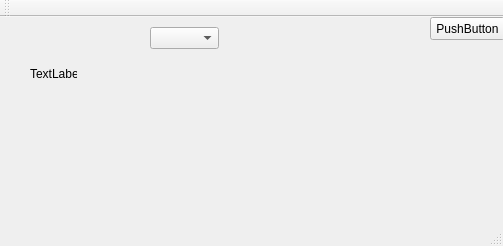
<?xml version="1.0" encoding="UTF-8"?>
<ui version="4.0">
 <class>MainWindow</class>
 <widget class="QMainWindow" name="MainWindow">
  <property name="geometry">
   <rect>
    <x>0</x>
    <y>0</y>
    <width>503</width>
    <height>246</height>
   </rect>
  </property>
  <property name="windowTitle">
   <string>MainWindow</string>
  </property>
  <widget class="QWidget" name="centralWidget">
   <widget class="QLabel" name="label">
    <property name="geometry">
     <rect>
      <x>30</x>
      <y>50</y>
      <width>47</width>
      <height>13</height>
     </rect>
    </property>
    <property name="text">
     <string>TextLabel</string>
    </property>
   </widget>
   <widget class="QPushButton" name="pushButton">
    <property name="geometry">
     <rect>
      <x>430</x>
      <y>0</y>
      <width>75</width>
      <height>23</height>
     </rect>
    </property>
    <property name="text">
     <string>PushButton</string>
    </property>
   </widget>
   <widget class="QComboBox" name="comboBox">
    <property name="geometry">
     <rect>
      <x>150</x>
      <y>10</y>
      <width>69</width>
      <height>22</height>
     </rect>
    </property>
   </widget>
  </widget>
  <widget class="QMenuBar" name="menuBar">
   <property name="geometry">
    <rect>
     <x>0</x>
     <y>0</y>
     <width>503</width>
     <height>21</height>
    </rect>
   </property>
  </widget>
  <widget class="QToolBar" name="mainToolBar">
   <attribute name="toolBarArea">
    <enum>TopToolBarArea</enum>
   </attribute>
   <attribute name="toolBarBreak">
    <bool>false</bool>
   </attribute>
  </widget>
  <widget class="QStatusBar" name="statusBar"/>
 </widget>
 <layoutdefault spacing="6" margin="11"/>
 <resources/>
 <connections/>
</ui>
